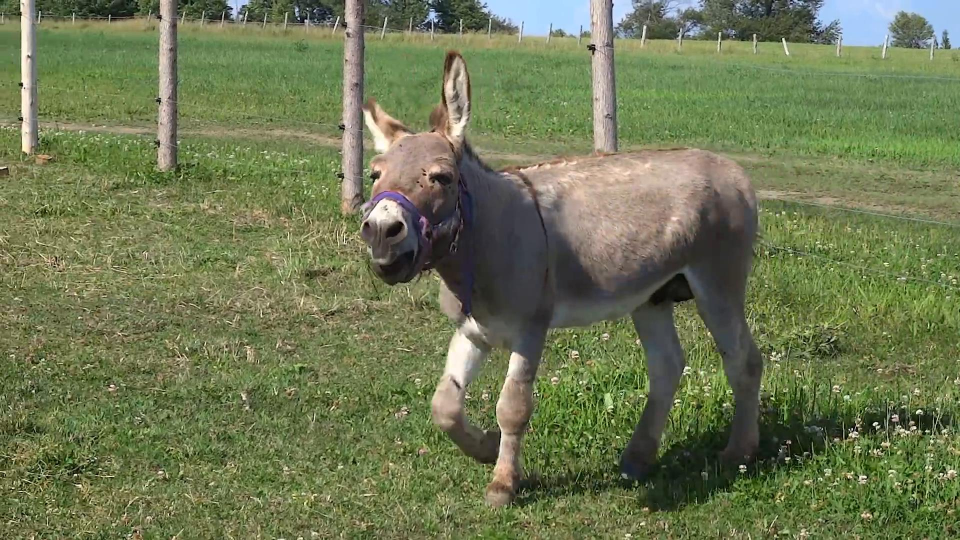
#> input picture examples/Magaru/frames/frame_102.jpg, 1920 x 1080 px, found by its file name (shown at 1/2 size); its folder holds 4 pictures in this run
$ python numbered.py
#> lines starting #> are read from the running program, lines starting #| are printed output that depends on the picture
import os
from PIL import Image

# Function to convert an image to ASCII art
def convert_image_to_ascii(input_image):
    # Resize the image for better ASCII representation
    width, height = input_image.size
    aspect_ratio = height / width
    new_width = 200  # Adjust the desired width
    new_height = int(new_width * aspect_ratio)
    resized_image = input_image.resize((new_width, new_height))

    # Define the ASCII numbers to represent different shades of gray
    ascii_numbers = [0, 1, 2, 3, 4, 5, 6, 7, 8, 9]

    # Convert the image to ASCII art
    ascii_art = ''
    for y in range(new_height):
        for x in range(new_width):
            pixel = resized_image.getpixel((x, y))
            gray_value = (pixel[0] + pixel[1] + pixel[2]) // 3
            ascii_number = ascii_numbers[gray_value * len(ascii_numbers) // 256]
            ascii_art += str(ascii_number)
        ascii_art += '\n'

    return ascii_art


# Specify the folder path containing the input images
folder_path = r"C:\Users\zglum\OneDrive\Desktop\PictoprimeVideo\exemples\Magaru\frames"

# Specify the output folder for the ASCII art
output_folder = r"C:\Users\zglum\OneDrive\Desktop\PictoprimeVideo\exemples\Magaru\numbered"

# Create the output folder if it doesn't exist
os.makedirs(output_folder, exist_ok=True)

# Iterate over all files in the folder
for file_name in os.listdir(folder_path):
    if file_name.endswith(".jpg"):
        # Open the input image
        input_image_path = os.path.join(folder_path, file_name)
        input_image = Image.open(input_image_path)
#> input_image is the input picture: PIL image 1920x1080 RGB; mean R, G, B 110.3, 119.6, 82.9

        # Convert the image to ASCII art
        ascii_art = convert_image_to_ascii(input_image)
#> in convert_image_to_ascii, `resized_image = input_image.resize((new_width, new_height))`:
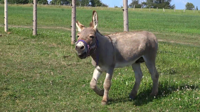
#> resized_image: PIL image 200x112 RGB; mean R, G, B 110.3, 119.6, 82.9

        # Save the ASCII art to a text file
        output_file_name = file_name.replace(".jpg", ".txt")
        output_file_path = os.path.join(output_folder, output_file_name)
        with open(output_file_path, 'w') as file:
            file.write(ascii_art)

        print(f"ASCII art created for {file_name}")
#> pass 2 of the loop `for file_name in os.listdir(folder_path):`:
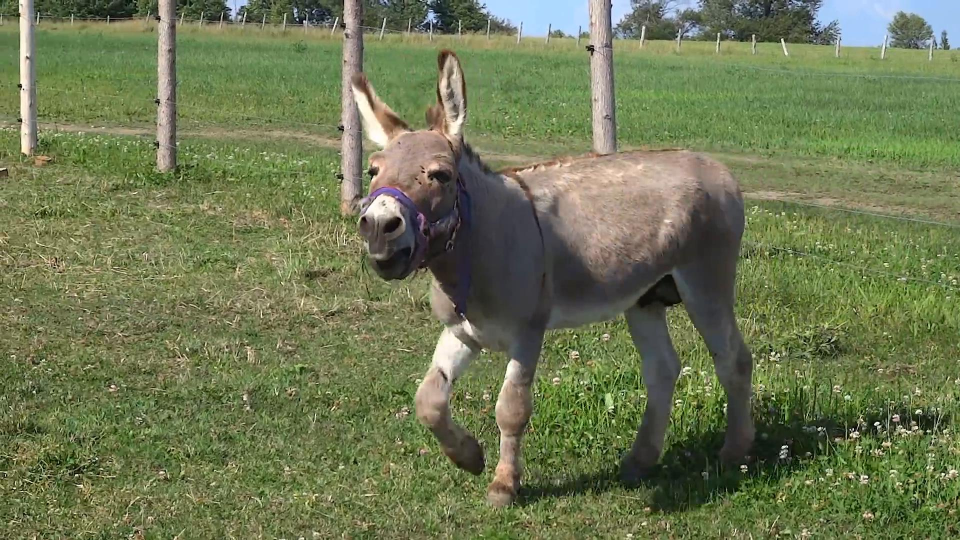
#> input picture examples/Magaru/frames/frame_104.jpg, 1920 x 1080 px, found by its file name (shown at 1/2 size)
#> input_image is the input picture: PIL image 1920x1080 RGB; mean R, G, B 110, 119.3, 82.7
#> in convert_image_to_ascii (call 2), `resized_image = input_image.resize((new_width, new_height))`:
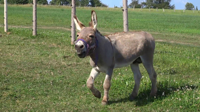
#> resized_image: PIL image 200x112 RGB; mean R, G, B 110, 119.3, 82.7
#> pass 3 of the loop `for file_name in os.listdir(folder_path):`:
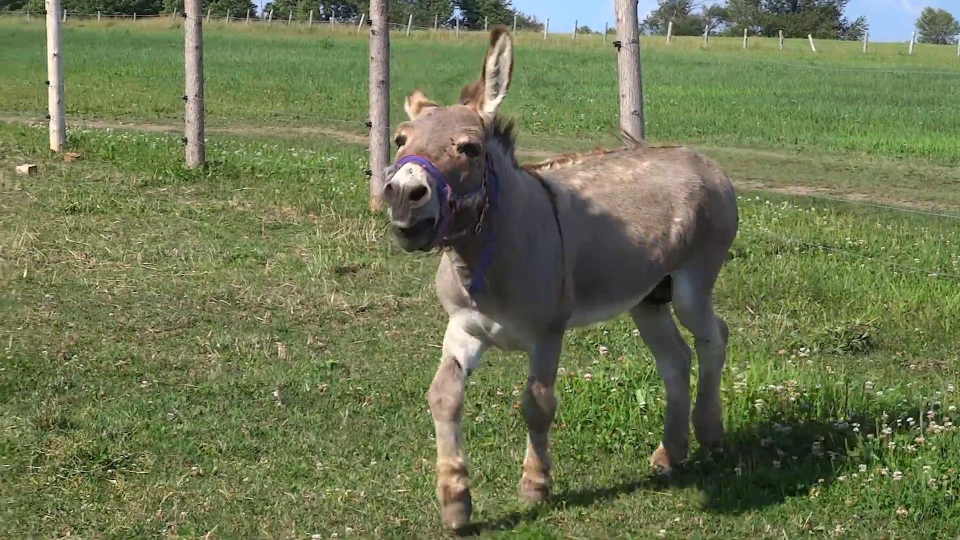
#> input picture examples/Magaru/frames/frame_110.jpg, 1920 x 1080 px, found by its file name (shown at 1/2 size)
#> input_image is the input picture: PIL image 1920x1080 RGB; mean R, G, B 109.9, 118.7, 81.9
#> in convert_image_to_ascii (call 3), `resized_image = input_image.resize((new_width, new_height))`:
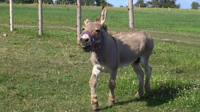
#> resized_image: PIL image 200x112 RGB; mean R, G, B 109.9, 118.7, 81.9
#> the loop made 4 passes; the first 3 are shown

print("Conversion completed.")
